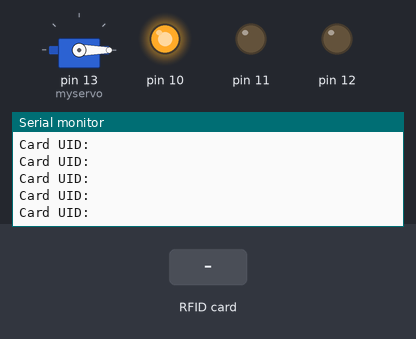
Simulated run of this sketch. Board: Arduino Uno, built with avr-gcc and run on an emulated ATmega328P. Shown: servo, output pins drawn as LEDs (lit = HIGH), the last lines printed to the serial monitor. The inputs (shaded band) are chosen by the test bench. Pins used as bus, display or sensor lines are not drawn.

Above: at 2.2 s.
2.3 s: RFID card DE AD BE EF held to the reader
At 2.47 s:
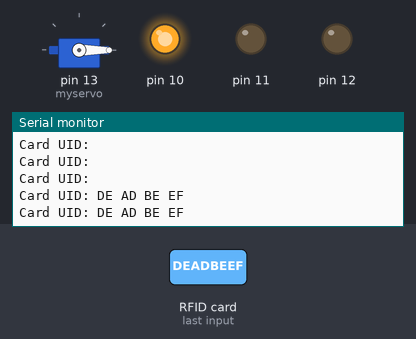
4.2 s: RFID card 5E 7A 19 C4 held to the reader
At 4.37 s:
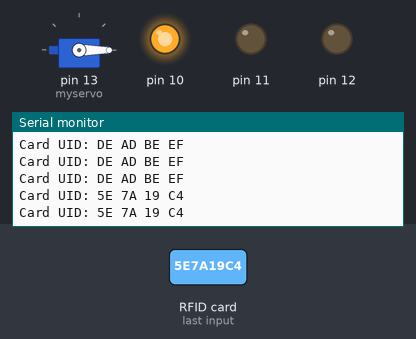

Measured:
- after the input at 2.3 s, the serial monitor: prints a new line at once (image 1)
- after the input at 4.2 s, the serial monitor: prints a new line after 0.05 s (image 2)

The sketch:

RFID_BOX.ino
```cpp
#include <Servo.h>
#include <SPI.h>
#include <MFRC522.h>

Servo myservo;
#define RST_PIN   2
#define SS_PIN    3

MFRC522 mfrc522(SS_PIN, RST_PIN);
#define NEW_UID {0xDE, 0xAD, 0xBE, 0xEF}
MFRC522::MIFARE_Key key;

void setup()
{
  pinMode(12, OUTPUT);
  pinMode(11, OUTPUT);
  Serial.begin(9600);
  myservo.attach(13);
  myservo.write(0);
  delay(1000);

  SPI.begin();
  mfrc522.PCD_Init();
  for (byte i = 0; i < 6; i++) {
    key.keyByte[i] = 0xFF;
  }
}

void loop() {

  // Look for new cards, and select one if present
  if ( ! mfrc522.PICC_IsNewCardPresent() || ! mfrc522.PICC_ReadCardSerial() ) {
    delay(50);
    digitalWrite(11, HIGH);

  }

  Serial.print(F("Card UID:"));
  for (byte i = 0; i < mfrc522.uid.size; i++) {
    Serial.print(mfrc522.uid.uidByte[i] < 0x10 ? " 0" : " ");
    Serial.print(mfrc522.uid.uidByte[i], HEX);
  }
  Serial.println();
  digitalWrite(11, LOW);
}
```
